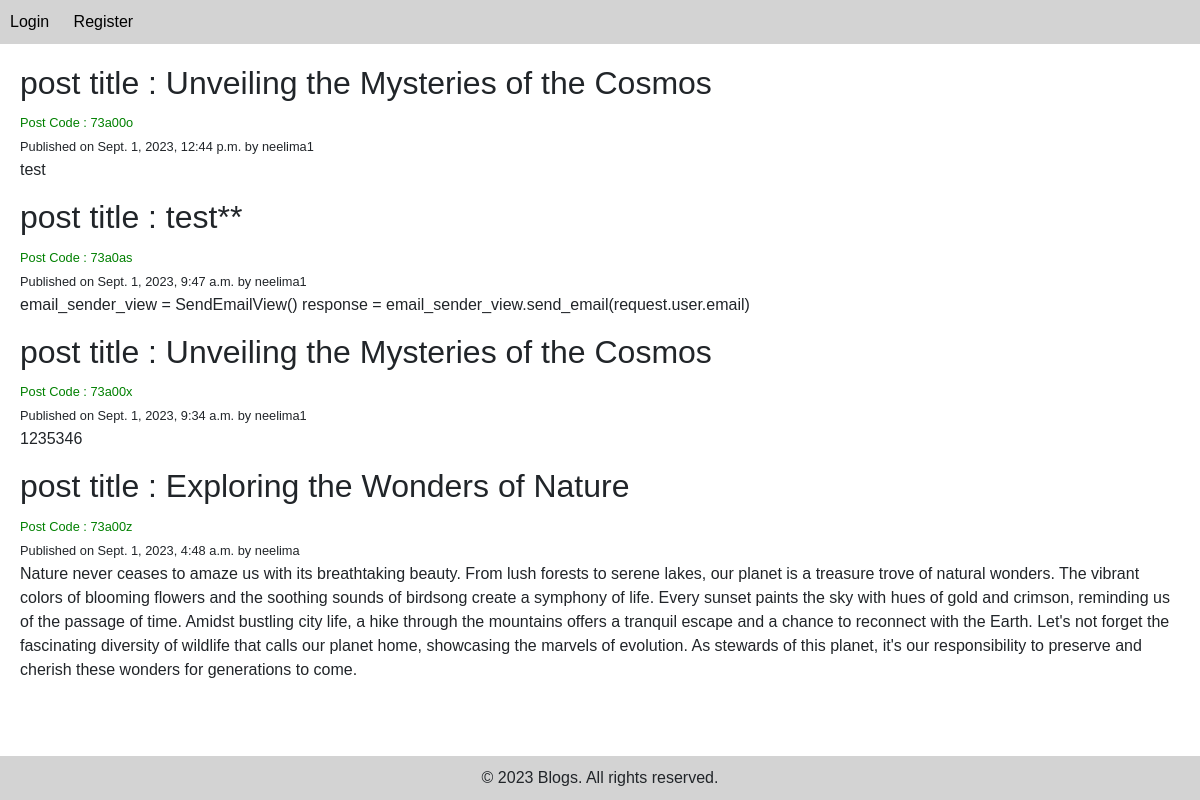
The page / on the database its author committed.
### blog/models.py (models this page shows, shortened)
class Post(models.Model):
    id = models.AutoField(primary_key=True)
    title = models.CharField(max_length=120)
    content = models.TextField()
    published_at = models.DateTimeField(default=timezone.now)
    post_code = models.CharField(max_length=6, unique=True)
    author = models.ForeignKey(User, on_delete=models.CASCADE)
    media = models.FileField(upload_to='post_media/', blank=True, null=True, validators=[
        FileExtensionValidator(allowed_extensions=['jpg', 'jpeg', 'png', 'gif', 'pdf'])
    ])
    post_image = models.ImageField(upload_to="postimg")
    class Meta:
        ordering = ['-published_at']   #ordering in descending order of publishedst date

### blog/views.py (the view)
# urls.py: path('', views.HomeView.as_view(), name='home'),
class HomeView(View):
    def get(self, request):
        try:
            posts = Post.objects.all()
            context = {
                'posts': posts,
                'title': 'Zen of Python'
            }
            return render(request, 'home.html', context)
        except Exception as e:
            logger.error(f"An error occurred: {str(e)}")
            error_message = str(e)  # Convert the exception to a string
            return HttpResponse(f"An error occurred: {error_message}", status=500)

### templates/home.html (shortened to what this page needs)
{% extends 'base.html' %}
{%block content%}
    {%for post in posts%}
        <h2>post title : {{post.title}}</h2>
		<small style ="color:green;">Post Code : {{post.post_code}}</small><BR>
        <small>Published on {{ post.published_at }} by {{ post.author}}</small>
		<p>{{ post.content }}</p>
    {% endfor %}
{%endblock%}

### templates/base.html (shortened to what this page needs)
{% load static %}
<!DOCTYPE html>
<html lang="en">
<head>
    <link rel="stylesheet" href="{% static 'css/style.css' %}">
<link rel="stylesheet" href="https://maxcdn.bootstrapcdn.com/bootstrap/4.5.2/css/bootstrap.min.css">
</head>
<body>
    <header>
        <nav>
            {% if request.user.is_authenticated %}
                <a href="{% url 'home' %}">My Posts</a>
                <a href="{% url 'post-create' %}">New Post</a>
                <a href="{% url 'logout' %}">Logout</a> <br><br>
                <span>Hi {{ request.user.username | title }}</span>
            {% else %}
                <a href="{% url 'login' %}">Login</a>
                <a href="{% url 'register' %}">Register</a>
            {% endif %}
        </nav>
    </header>
    <main>
        {% block content %}
        {% endblock content %}
    </main>
    <footer>
        &copy; 2023 Blogs. All rights reserved.
    </footer>
</body>
</html>

### templates/base.html (style rules this page uses)
body { margin: 0; padding: 0; font-family: Arial, sans-serif; }
header { background-color: lightgrey; padding: 10px; display: flex; justify-content: space-between; align-items: center; }
nav a { margin-right: 20px; text-decoration: none; color: black; }
main { padding: 20px; }
footer { background-color: lightgrey; text-align: center; padding: 10px; position: fixed; bottom: 0; width: 100%; }

### rows shown on the page
Post: title "Unveiling the Mysteries of the Cosmos", post_code "73a00o", published_at "Sept. 1, 2023, 12:44 p.m.", author "neelima1", content "test"
Post: title "test**", post_code "73a0as", published_at "Sept. 1, 2023, 9:47 a.m.", author "neelima1", content "email_sender_view = SendEmailView() response = email_sender_view.send_email(request.user.email)"
Post: title "Unveiling the Mysteries of the Cosmos", post_code "73a00x", published_at "Sept. 1, 2023, 9:34 a.m.", author "neelima1", content "1235346"
Post: title "Exploring the Wonders of Nature", post_code "73a00z", published_at "Sept. 1, 2023, 4:48 a.m.", author "neelima", content "Nature never ceases to amaze us with its breathtaking beauty. From lush forests to serene lakes, our planet is a treasure trove of natural wonders. The vibrant colors of blooming flowers and the soothing sounds of birdsong create a symphony of life. Every sunset paints the sky with hues of gold and crimson, reminding us of the passage of time. Amidst bustling city life, a hike through the mountains offers a tranquil escape and a chance to reconnect with the Earth. Let's not forget the fascinating diversity of wildlife that calls our planet home, showcasing the marvels of evolution. As stewards of this planet, it's our responsibility to preserve and cherish these wonders for generations to…"
